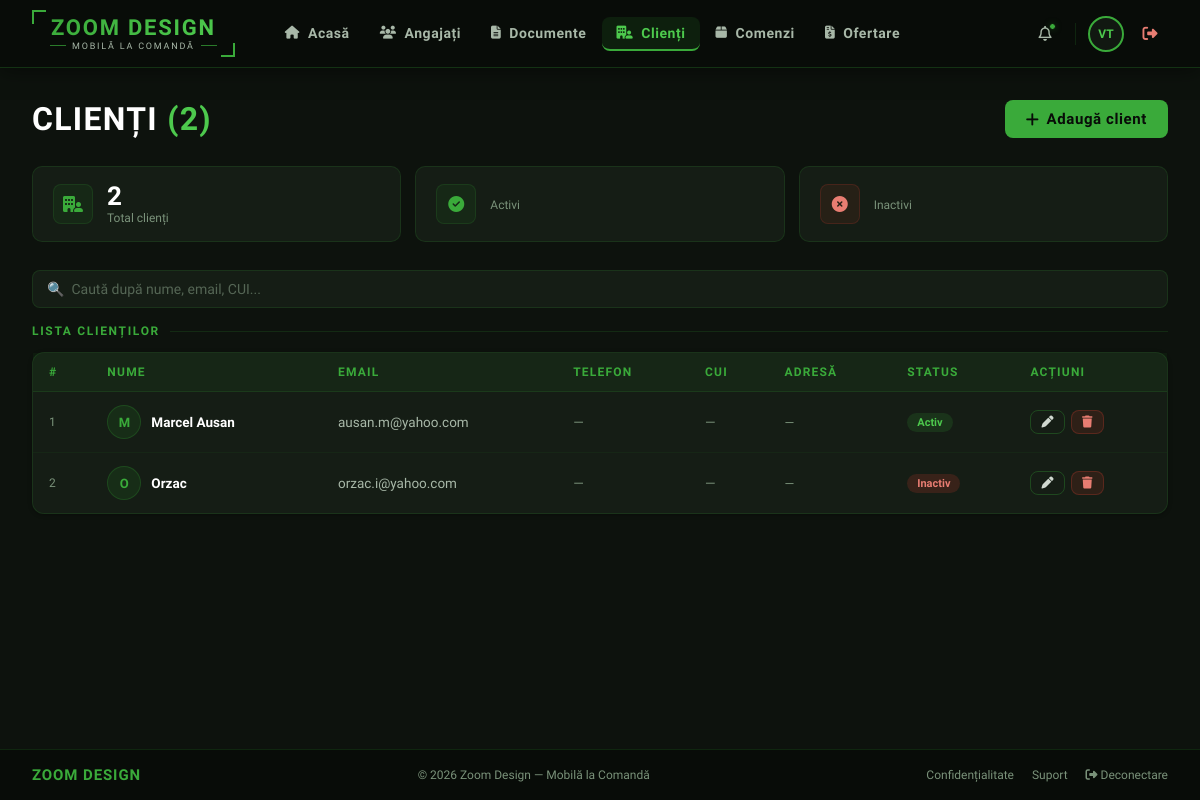
Page /clienti/ (signed in) on the earlier database version.
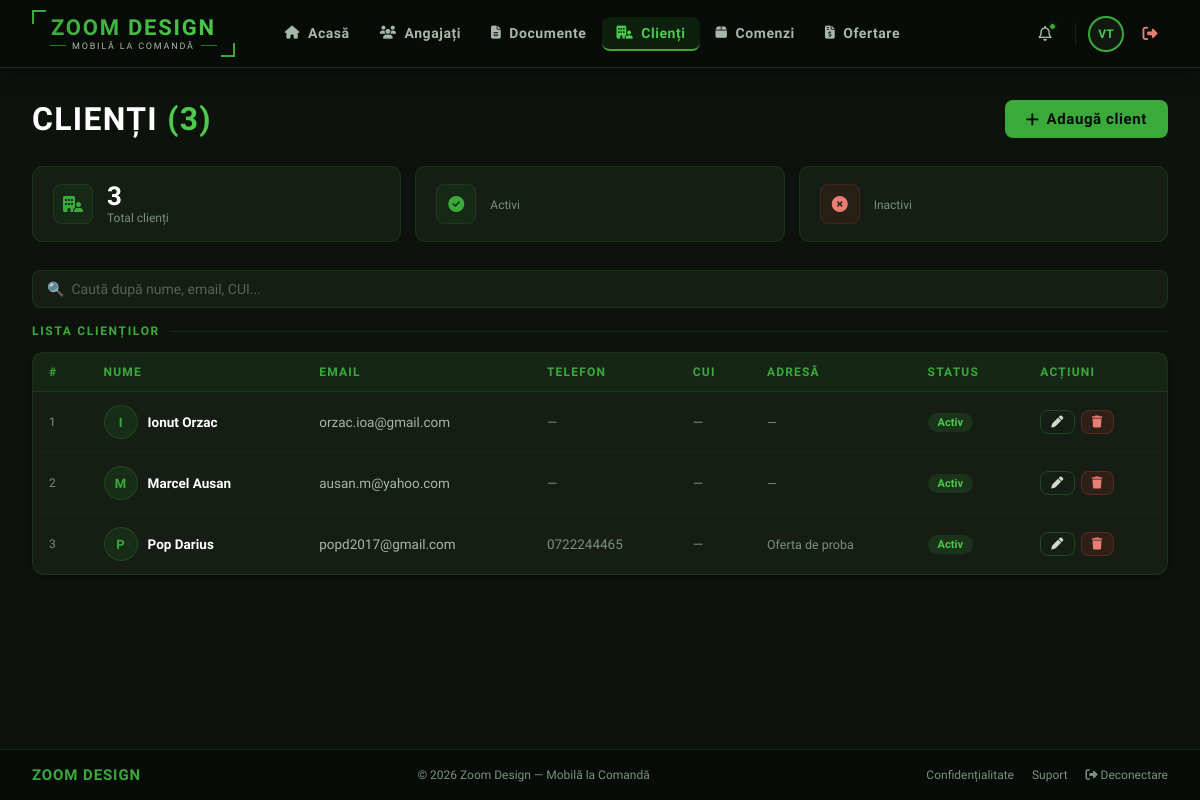
Same page on the later database version.
### clienti/models.py (models this page shows, shortened)
class Client(models.Model):
    nume      = models.CharField(max_length=200)
    email     = models.EmailField(blank=True)
    telefon   = models.CharField(max_length=20, blank=True)
    adresa    = models.TextField(blank=True)
    cui       = models.CharField(max_length=20, blank=True, verbose_name="CUI")
    activ     = models.BooleanField(default=True)
    creat_la  = models.DateTimeField(auto_now_add=True)
    class Meta:
        verbose_name = "Client"
        verbose_name_plural = "Clienti"
        ordering = ['nume']

### clienti/views.py (the view)
# urls.py: path('',               views.ClientiListView.as_view(),  name='clienti'),
class ClientiListView(LoginRequiredMixin, ListView):
    model = Client
    template_name = 'clienti/clienti_list.html'
    context_object_name = 'clienti'
    login_url = '/login/'

### templates/clienti/clienti_list.html (shortened to what this page needs)
{% extends 'base.html' %}
{% block nav_clienti %}active{% endblock %}
{% block content %}
<div class="page-header">
  <h1>Clienți <span>({{ clienti|length }})</span></h1>
  <a href="{% url 'client_adauga' %}" class="btn btn-green"><i class="fa-solid fa-plus"></i> Adaugă client</a>
</div>
<div class="stats-row">
  <div class="stat-mini">
    <div class="stat-mini-icon"><i class="fa-solid fa-building-user"></i></div>
    <div><div class="stat-mini-val">{{ clienti|length }}</div><div class="stat-mini-label">Total clienți</div></div>
  </div>
  <div class="stat-mini">
    <div class="stat-mini-icon"><i class="fa-solid fa-circle-check"></i></div>
    <div><div class="stat-mini-val">{{ clienti_activi }}</div><div class="stat-mini-label">Activi</div></div>
  </div>
  <div class="stat-mini">
    <div class="stat-mini-icon" style="color:#e87d72;background:rgba(192,57,43,0.1);border-color:rgba(192,57,43,0.2);"><i class="fa-solid fa-circle-xmark"></i></div>
    <div><div class="stat-mini-val" style="color:#e87d72;">{{ clienti_inactivi }}</div><div class="stat-mini-label">Inactivi</div></div>
  </div>
</div>
<input class="search-input" type="text" id="searchInput" placeholder="🔍  Caută după nume, email, CUI..."/>
<div class="section-label">Lista clienților</div>
<div class="card">
  <div class="table-wrap">
    <table id="clientiTable">
      <thead>
        <tr>
          <th>#</th><th>Nume</th><th>Email</th><th>Telefon</th><th>CUI</th><th>Adresă</th><th>Status</th><th>Acțiuni</th>
        </tr>
      </thead>
      <tbody>
        {% for client in clienti %}
        <tr>
          <td style="color:var(--slate-400);font-size:12px;">{{ forloop.counter }}</td>
          <td>
            <div style="display:flex;align-items:center;gap:10px;">
              <div style="width:34px;height:34px;border-radius:50%;background:rgba(45,138,45,0.15);border:1px solid rgba(45,138,45,0.3);display:flex;align-items:center;justify-content:center;font-family:'Rajdhani',sans-serif;font-size:13px;font-weight:700;color:var(--green-mid);flex-shrink:0;">
                {{ client.nume|first|upper }}
              </div>
              <span style="font-weight:600;color:var(--white);">{{ client.nume }}</span>
            </div>
          </td>
          <td style="color:var(--slate-300);">{{ client.email|default:"—" }}</td>
          <td style="color:var(--slate-400);">{{ client.telefon|default:"—" }}</td>
          <td style="color:var(--slate-400);">{{ client.cui|default:"—" }}</td>
          <td style="color:var(--slate-400);font-size:12.5px;">{{ client.adresa|default:"—"|truncatechars:30 }}</td>
          <td>
            {% if client.activ %}<span class="badge badge-success">Activ</span>
            {% else %}<span class="badge badge-danger">Inactiv</span>{% endif %}
          </td>
          <td>
            <div style="display:flex;gap:6px;">
              <a href="{% url 'client_edit' client.pk %}" class="btn btn-outline" style="padding:5px 10px;font-size:12px;"><i class="fa-solid fa-pen"></i></a>
              <a href="{% url 'client_delete' client.pk %}" class="btn" style="padding:5px 10px;font-size:12px;background:rgba(192,57,43,0.15);border-color:rgba(192,57,43,0.3);color:#e87d72;"><i class="fa-solid fa-trash"></i></a>
            </div>
          </td>
        </tr>
        {% endfor %}
      </tbody>
    </table>
  </div>
</div>
{% endblock %}

Differences in the rows shown:
removed Client: nume|first "O", nume "Orzac", email "orzac.i@yahoo.com", telefon "—", cui "—", adresa "—", activ "Inactiv"
added Client: nume|first "I", nume "Ionut Orzac", email "orzac.ioa@gmail.com", telefon "—", cui "—", adresa "—", activ "Activ"
added Client: nume|first "P", nume "Pop Darius", email "popd2017@gmail.com", telefon "0722244465", cui "—", adresa "Oferta de proba", activ "Activ"
Other differences:
{{ clienti|length }}: "2" → "3"
